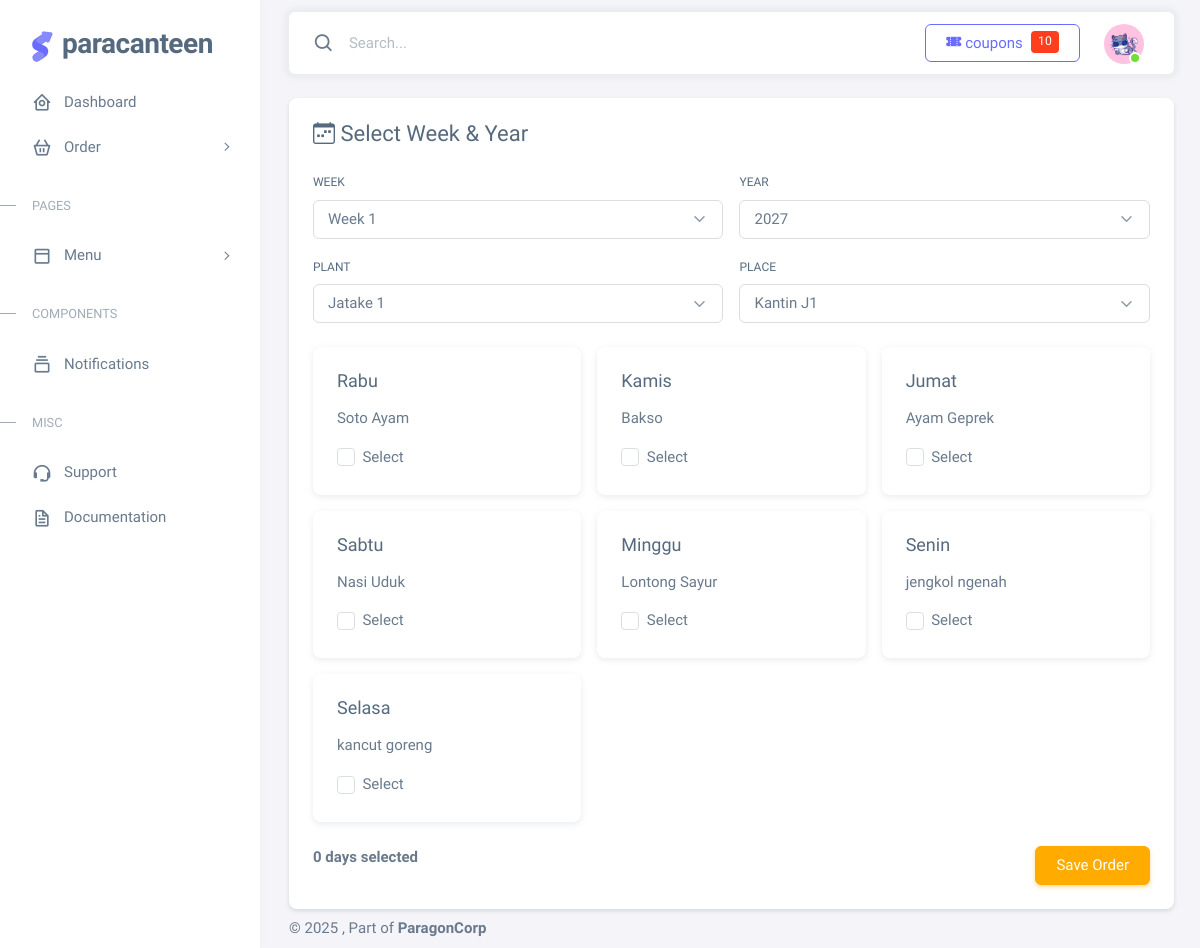
/vendorkantin/food-order.php, run on the app's committed database.
### tables this page shows
CREATE TABLE `menu` (
  `id` int(11) NOT NULL,
  `week_id` int(11) NOT NULL,
  `day` varchar(20) DEFAULT NULL,
  `menu_name` varchar(100) NOT NULL,
  `keterangan` text DEFAULT NULL
);

### vendorkantin/food-order.php (the view, shortened to what this page needs)
<!DOCTYPE html>
<html
  lang="en"
  class="light-style layout-menu-fixed"
  dir="ltr"
  data-theme="theme-default"
  data-assets-path="../assets/"
  data-template="vertical-menu-template-free"
>
  <head>
    <link rel="stylesheet" href="../assets/vendor/fonts/boxicons.css" />
    <link rel="stylesheet" href="../assets/vendor/css/core.css" class="template-customizer-core-css" />
    <link rel="stylesheet" href="../assets/vendor/css/theme-default.css" class="template-customizer-theme-css" />
    <link rel="stylesheet" href="../assets/css/demo.css" />
    <link rel="stylesheet" href="../assets/vendor/libs/perfect-scrollbar/perfect-scrollbar.css" />
    <link rel="stylesheet" href="../assets/vendor/libs/apex-charts/apex-charts.css" />
  </head>
  <body>
    <div class="layout-wrapper layout-content-navbar">
      <div class="layout-container">
,        <?php include 'layout/sidebar.php'; ?>
        <div class="layout-page">
          <?php include 'layout/navbar.php'; ?>
          <div class="content-wrapper">
      <div class="container mt-4">
        <?php
  include 'config/db.php';
        $years = [];
        $yearRes = $conn->query("SELECT * FROM year ORDER BY year_value DESC");
        while ($row = $yearRes->fetch_assoc()) {
          $years[] = $row;
        }
        $weeks = [];
        $weekRes = $conn->query("SELECT * FROM week ORDER BY week_number ASC");
        while ($row = $weekRes->fetch_assoc()) {
          $weeks[] = $row;
        }
        $plants = [];
        $plantRes = $conn->query("SELECT * FROM plant ORDER BY name ASC");
        while ($row = $plantRes->fetch_assoc()) {
          $plants[] = $row;
        }
        $places = [];
        $defaultPlantId = isset($plants[0]['id']) ? $plants[0]['id'] : 1;
        $placeRes = $conn->query("SELECT * FROM place WHERE plant_id = $defaultPlantId ORDER BY name ASC");
        while ($row = $placeRes->fetch_assoc()) {
          $places[] = $row;
        }
        $menus = [];
        $menuRes = $conn->query("SELECT * FROM menu WHERE week_id = 1 ORDER BY FIELD(day, 'Monday','Tuesday','Wednesday','Thursday','Friday','Saturday','Sunday')");
        while ($row = $menuRes->fetch_assoc()) {
          $menus[] = $row;
        }
        ?>
        <div class="card shadow-sm p-4">
          <h4 class="mb-4"><i class="bi bi-calendar-week"></i> Select Week & Year</h4>
          <form method="post" action="">
          <div class="row g-3">
            <div class="col-md-6">
              <label class="form-label">Week</label>
              <select class="form-select" id="weekSelect" name="week">
                <?php foreach ($weeks as $week): ?>
                  <option value="<?= $week['id'] ?>">Week <?= $week['week_number'] ?></option>
                <?php endforeach; ?>
              </select>
            </div>
            <div class="col-md-6">
              <label class="form-label">Year</label>
              <select class="form-select" id="yearSelect" name="year">
                <?php foreach ($years as $year): ?>
                  <option value="<?= $year['id'] ?>"><?= $year['year_value'] ?></option>
                <?php endforeach; ?>
              </select>
            </div>
            <div class="col-md-6">
              <label class="form-label">Plant</label>
              <select class="form-select" id="plantSelect" name="plant">
                <?php foreach ($plants as $plant): ?>
                  <option value="<?= $plant['id'] ?>"><?= $plant['name'] ?></option>
                <?php endforeach; ?>
              </select>
            </div>
            <div class="col-md-6">
              <label class="form-label">Place</label>
              <select class="form-select" id="placeSelect" name="place">
                <?php foreach ($places as $place): ?>
                  <option value="<?= $place['id'] ?>"><?= $place['name'] ?></option>
                <?php endforeach; ?>
              </select>
            </div>
          </div>
          <div class="mt-4">
            <div id="menuCards" class="row g-3">
              <?php foreach ($menus as $menu): ?>
                <div class="col-md-4">
                  <div class="card h-100 meal-card">
                    <div class="card-body">
                      <h5><?= $menu['day'] ?></h5>
                      <p><?= $menu['menu_name'] ?></p>
                      <div class="form-check mt-2">
                        <input class="form-check-input meal-checkbox" type="checkbox" name="menu_selected[]" value="<?= $menu['id'] ?>">
                        <label class="form-check-label">Select</label>
                      </div>
                    </div>
                  </div>
                </div>
              <?php endforeach; ?>
            </div>
            <div class="d-flex justify-content-between mt-4">
              <span id="summary"><b>0 days selected</b></span>
              <button class="btn btn-warning" type="submit">Save Order</button>
            </div>
          </div>
          </form>
                    </div>
                </div>
            <footer class="content-footer footer bg-footer-theme">
              <div class="container-xxl d-flex flex-wrap justify-content-between py-2 flex-md-row flex-column">
                <div class="mb-2 mb-md-0">
                  ©
                  , Part of
                  <a href="#" target="_blank" class="footer-link fw-bolder">ParagonCorp</a>
                </div>
              </div>
            </footer>
          </div>
        </div>
      </div>
    </div>
  </body>
</html>

### vendorkantin/layout/sidebar.php (shortened to what this page needs)
 <link rel="stylesheet" href="https://cdn.jsdelivr.net/npm/bootstrap-icons@1.11.3/font/bootstrap-icons.css">
<aside id="layout-menu" class="layout-menu menu-vertical menu bg-menu-theme">
          <div class="app-brand demo">
            <a href="index.php" class="app-brand-link">
              <span class="app-brand-logo demo">
              </span>
              <span class="app-brand-text demo menu-text fw-bolder ms-2">ParaCanteen</span>
            </a>
          </div>
          <ul class="menu-inner py-1">
            <li class="menu-item">
              <a href="index.php" class="menu-link">
                <i class="menu-icon tf-icons bx bx-home-circle"></i>
                <div data-i18n="Analytics">Dashboard</div>
              </a>
            </li>
            <li class="menu-item">
              <a href="javascript:void(0);" class="menu-link menu-toggle">
                <i class="menu-icon tf-icons bx bx-basket"></i>
                <div data-i18n="Order">Order</div>
              </a>
            </li>
            <li class="menu-header small text-uppercase">
              <span class="menu-header-text">Pages</span>
            </li>
            <li class="menu-item">
              <a href="javascript:void(0);" class="menu-link menu-toggle">
                <i class="menu-icon tf-icons bx bx-dock-top"></i>
                <div data-i18n="Menu">Menu</div>
              </a>
            </li>
            <li class="menu-header small text-uppercase"><span class="menu-header-text">Components</span></li>
            <li class="menu-item">
              <a href="#" class="menu-link">
                <i class="menu-icon tf-icons bx bx-collection"></i>
                <div data-i18n="Basic">Notifications</div>
              </a>
            </li>
            <li class="menu-header small text-uppercase"><span class="menu-header-text">Misc</span></li>
            <li class="menu-item">
              <a
                href="#"
                class="menu-link"
              >
                <i class="menu-icon tf-icons bx bx-support"></i>
                <div data-i18n="Support">Support</div>
              </a>
            </li>
            <li class="menu-item">
              <a
                href="#"
                class="menu-link"
              >
                <i class="menu-icon tf-icons bx bx-file"></i>
                <div data-i18n="Documentation">Documentation</div>
              </a>
            </li>
          </ul>
        </aside>

### vendorkantin/layout/navbar.php (shortened to what this page needs)
<nav
  class="layout-navbar container-xxl navbar navbar-expand-xl navbar-detached align-items-center bg-navbar-theme"
  id="layout-navbar"
>
  <div class="navbar-nav-right d-flex align-items-center" id="navbar-collapse">
    <div class="navbar-nav align-items-center">
      <div class="nav-item d-flex align-items-center">
        <i class="bx bx-search fs-4 lh-0"></i>
        <input
          type="text"
          class="form-control border-0 shadow-none"
          placeholder="Search..."
          aria-label="Search..."
        />
      </div>
    </div>
    <ul class="navbar-nav flex-row align-items-center ms-auto">
      <li class="nav-item lh-1 me-3">
        <a href="#" class="btn btn-outline-primary d-flex align-items-center position-relative">
          <i class="bi bi-ticket-perforated-fill me-1"></i> coupons
          <span class="badge bg-danger ms-2">10</span>
        </a>
      </li>
      <li class="nav-item navbar-dropdown dropdown-user dropdown">
        <a class="nav-link dropdown-toggle hide-arrow" href="javascript:void(0);" data-bs-toggle="dropdown">
          <div class="avatar avatar-online">
            <img src="../assets/img/avatars/1.png" alt class="w-px-40 h-auto rounded-circle" />
          </div>
        </a>
      </li>
    </ul>
  </div>
</nav>

### assets/css/demo.css (style rules this page uses)
body::before { content: ""; position: static; background: linear-gradient(112deg, #ffffff, #ffffff); width: 2000px; height: 700px; left: 50%; top: 50%; transform: translate(-50%, -50%); }
.menu .app-brand.demo { height: 64px; margin-top: 12px; }
.app-brand-logo.demo svg { width: 22px; height: 38px; }
.app-brand-text.demo { font-size: 1.75rem; letter-spacing: -0.5px; text-transform: lowercase; }

### data on the page
menu: day "Rabu", menu_name "Soto Ayam"
menu: day "Kamis", menu_name "Bakso"
menu: day "Jumat", menu_name "Ayam Geprek"
menu: day "Sabtu", menu_name "Nasi Uduk"
menu: day "Minggu", menu_name "Lontong Sayur"
menu: day "Senin", menu_name "jengkol ngenah"
menu: day "Selasa", menu_name "kancut goreng"

### other printed values
form field year "2027"
form field plant "Jatake 1"
form field place "Kantin J1"
